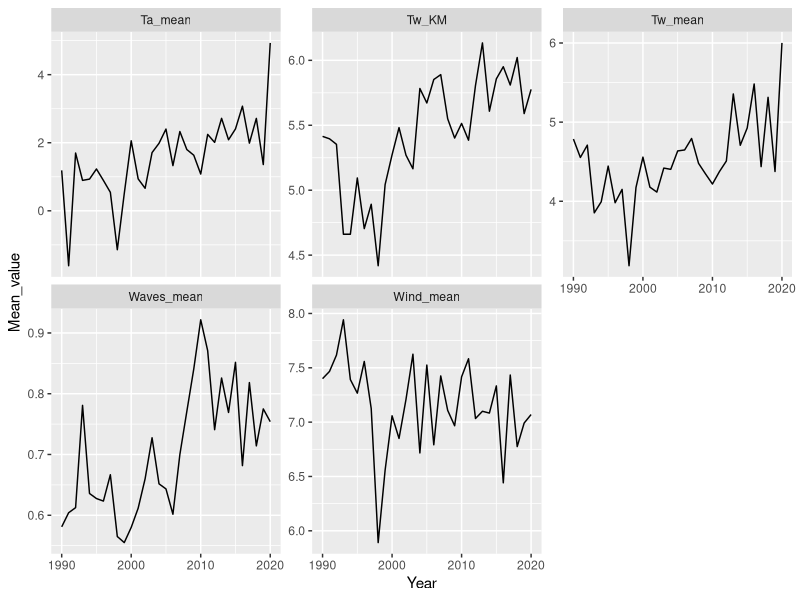
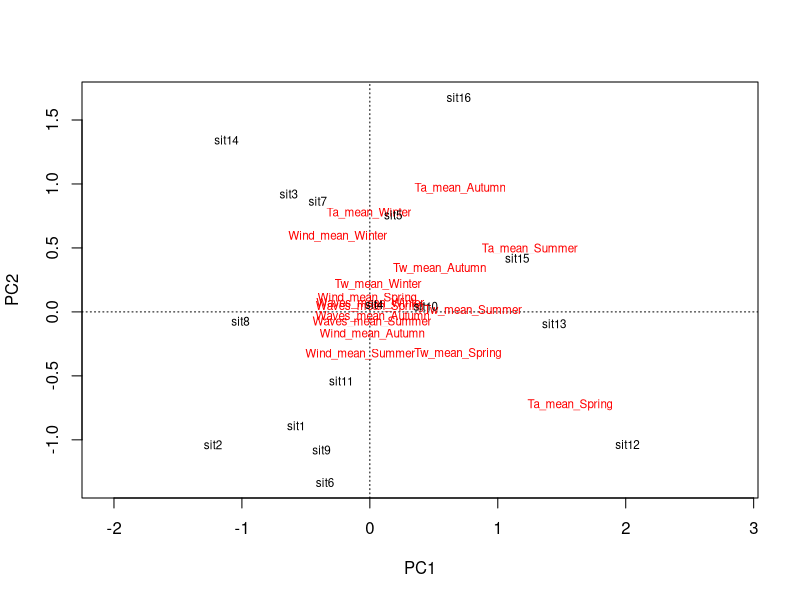
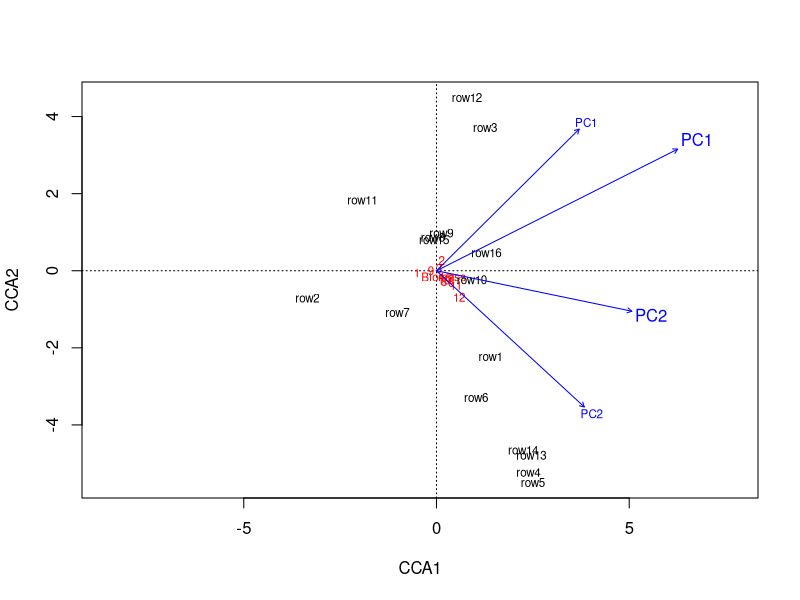

These charts were generated, in order, by the following R code: (Note: this script raises an error after producing the figures.)
library(readxl)
library(dplyr)
library(reshape2)
library(broom)
library(ggplot2)


Ya <- read_excel("Data/Ya_lit_initial_data.xlsx")

str(Ya)

unique(Ya$Frame_area)


# делаем матрицу с количеством изученных мидий
Ya_count <- dcast(Year + Sample + Part_studied + Frame_area + Include  ~ Age, data = Ya)

# делаем матрицу численностей на квадратный метр
Ya_count[ , 6 : ncol(Ya_count)] <- Ya_count[ , 6 : ncol(Ya_count)] / Ya_count$Part_studied / Ya_count$Frame_area

# убираем мидий из 2002 года
Ya_count <- Ya_count %>% 
  filter(Include == 1)

Ya_count[Ya_count$Year == 2002 & Ya_count$Sample %in% c(2, 4), 6 : 8] <- NA

Ya_count[Ya_count$Year == 2002 & Ya_count$Sample %in% c(3, 5), 10 : 12] <- NA

Ya_count <- 
Ya_count %>% 
  group_by(Year, Sample) %>% 
  summarise_at(vars(- c(Part_studied,  Frame_area, Include)),.funs = sum)

# возвращаемся к "длинному" построчному формату
Ya_N <- melt(Ya_count, id.vars = c("Year", "Sample"), variable.name = "Age", value.name = "N") 

str(Ya_N)

# добавляем столбик с генерацией
Ya_N <- 
  Ya_N %>% 
  mutate(Generation = Year - as.numeric(Age))

# считаем среднюю численность генерации для каждого года
Ya_gen <- 
  Ya_N %>% 
  group_by(Year, Generation, Age) %>% 
  summarise(mean_N = mean(N, na.rm = TRUE))
  # write.table("clipboard", sep = "\t")

# считаем среднюю численность вообще
Ya_N_sum <- 
  Ya_N %>% 
  group_by(Year, Sample) %>% 
  summarise(sum_N = sum(N, na.rm = TRUE)) 

Ya_N_mean <- 
  Ya_N_sum %>% 
  group_by(Year) %>% 
  summarise(mean_N = mean(sum_N, na.rm = TRUE))
  # write.table("clipboard", sep = "\t")


  
# round(dcast(Generation ~ Year, data = Ya_gen))
  


Ya_gen %>% 
  filter(mean_N > 0) %>%
  filter(Generation >= 1995 & Generation <= 2014) %>% 
  mutate(Age = as.numeric(Age)) -> df


# 
# df %>% 
#   filter(Generation == 2014)
# 


df_sample_size <- 
  df %>%  
  group_by(Generation) %>% 
  summarise(N = n())


  df %>% 
  merge(., df_sample_size) %>% 
  group_by(Generation) %>% 
  filter(Age>1) %>% #
  filter(N > 3) %>% 
  group_modify( ~ tidy(lm(log(mean_N + 1) ~ Age, data = .))) -> df_lm_filtered
  
  
  df_lm_filtered %>%
    filter(term == "(Intercept)") %>% 
    select(Generation, estimate) %>% 
    mutate(Anundance_0 = exp(estimate)) -> 
    recruitment

# добавляем возрастную структуру
Ya_count %>% 
  group_by(Year) %>% 
  summarise_at(vars(- c(Sample)),.funs = function(x)mean(x, na.rm = TRUE)) ->
  Age_str

# делаем датафрейм с биомассой 
YaB <- read_excel("Data/Ya_lit_initial_data_B.xlsx")
  
YaB %>% 
  select(Year, Biomass) %>% 
  group_by(Year) %>% 
  summarise(Biomass=mean(Biomass))->
  Biomass

# для merge переименовывыем generation в Year и убираем ln
recruitment %>% 
  select(-estimate) %>% 
  rename(Year=Generation) ->
  No
  
Myt_pop <- merge(Age_str, No, all.x = TRUE)

Myt_pop2 <- merge(Myt_pop, Biomass, all.x = TRUE)

# делаем ординацию





###### Данные по климатическим параметрам
clim <- read_excel("Data/climate_Murman.xlsx", sheet = "data_transposed", na = "NA")

# переводим в "длинный! формат 
clim_long <- 
  melt(clim, id.vars = c("Param",	"Param_Type",	"Month"), variable.name = "Year") %>% 
  filter(complete.cases(.)) %>% 
  mutate(Year = as.numeric(as.character(Year)))

# убираем солёность, тк она лажа
clim_long <- 
  clim_long %>% 
  filter(Param_Type != "Sal_mean")

# выделяем сезоны, данные по декабрю взяты за предыдущий календ. год, они закодированы как -12 
clim_long <- 
  clim_long %>% 
  mutate(Season = case_when(Month %in% 7:8 ~ "Summer",
                            Month %in% 9:11 ~ "Autumn",
                            Month %in% c(-12, 1:4) ~ "Winter",
                            Month %in% 5:6 ~ "Spring")) %>% 
  filter(complete.cases(.))

# лето июль-август
# Осень сентябрь-ноябрь
# зима декабрь-апрель
# весна май-июнь



# Динамика среднегоовых значений параметров - график
clim_long %>% 
  group_by(Year, Param_Type) %>% 
  summarise(Mean_value = mean(value, na.rm = T)) %>% 
  ggplot(., aes(x= Year, y =  Mean_value)) +
  geom_line() +
  facet_wrap(~Param_Type, scales = "free_y")

  
## Подбираем оптимальную модель методом BioEnv

library(vegan)

# переводим обратно в широкий формат, создаём датафрейм предикторов
clim_long %>% 
  group_by(Year, Season, Param_Type) %>% 
  summarise(Mean_value = mean(value, na.rm = T)) %>% 
  dcast(Year ~ Param_Type + Season) ->
  predictors

# берём те годы, для которых рассчитано N0 
predictors %>% 
  filter(Year %in% Myt_pop2$Year) ->
  predictors_reduced

# удаляем данные по Кольскому меридиану
predictors_reduced <- 
  predictors_reduced %>% 
  select(-c(Tw_KM_Autumn, Tw_KM_Spring, Tw_KM_Summer, Tw_KM_Winter))

Myt_pop3 <- Myt_pop2 %>% select(-Anundance_0)

# Myt_pop3 <- Myt_pop2 %>% filter(complete.cases(.))


# рисуем популяционную ординацию

clim_pca <- rda(predictors_reduced[, -1])

summary(clim_pca)

plot(clim_pca)

PC_scores <- as.data.frame(scores(clim_pca)$sites)



pop_ord <- cca(Myt_pop3[,-1] ~ ., data = PC_scores)

plot(pop_ord)

anova(pop_ord)

env_fit <- envfit(pop_ord ~ ., data = PC_scores)

plot(env_fit)



# представляем временной ряд в виде матрицы эвклидовых расстояний 
recruitment_dist <- vegdist(recruitment[,2], method = "euclidean")

# процедура bioenv, которая позволяет подобрать наиболее КОНГРУЭНТНУЮ матрицу предиктов, которая будет максимально подобна матрице эвклидовых расстояний между N0
bioenv_results <- bioenv(recruitment_dist, predictors_reduced[, -1],  metric = "euclidean")



### Визуализация связи с предикторами из оптимальной модели     

recruitment2 <- data.frame(Year = recruitment$Generation, variable = "Recruitment", value = recruitment$Anundance_0)

# рисуем первичные данные
predictors_reduced %>% 
  select(Year, Ta_mean_Spring, Tw_mean_Spring, Wind_mean_Spring, Wind_mean_Winter) %>% melt(., id.vars = "Year") %>% rbind(., recruitment2) %>% 
  ggplot(., aes(x = Year, y = value)) +
  geom_line() +
  facet_wrap(~variable, scales = "free_y") 

# рисуем зависимоть значений logNo от температуры воды весной
predictors_reduced %>% 
  select(Year, Ta_mean_Spring, Tw_mean_Spring, Wind_mean_Spring, Wind_mean_Winter) %>% melt(., id.vars = "Year") %>%
  rbind(., recruitment2) %>% 
  dcast(Year ~ variable) %>%  
  ggplot(., aes(x = Tw_mean_Spring, y = log(Recruitment))) +
  geom_text(aes(label = Year))

# рисуем зависимоть значений logNo от температуры воздуха весной
predictors_reduced %>% 
  select(Year, Ta_mean_Spring, Tw_mean_Spring, Wind_mean_Spring, Wind_mean_Winter) %>% melt(., id.vars = "Year") %>%
  rbind(., recruitment2) %>% 
  dcast(Year ~ variable) %>%  
  ggplot(., aes(x = Ta_mean_Spring, y = log(Recruitment))) +
  geom_text(aes(label = Year))

# рисуем зависимоть значений logNo от скорости ветра весной
predictors_reduced %>% 
  select(Year, Ta_mean_Spring, Tw_mean_Spring, Wind_mean_Spring, Wind_mean_Winter) %>% melt(., id.vars = "Year") %>%
  rbind(., recruitment2) %>% 
  dcast(Year ~ variable) %>%  
  ggplot(., aes(x = Wind_mean_Spring, y = log(Recruitment))) +
  geom_text(aes(label = Year))

# рисуем зависимоть значений logNo от скорости ветра зимой
predictors_reduced %>% 
  select(Year, Ta_mean_Spring, Tw_mean_Spring, Wind_mean_Spring, Wind_mean_Winter) %>% melt(., id.vars = "Year") %>%
  rbind(., recruitment2) %>% 
  dcast(Year ~ variable) %>%  
  ggplot(., aes(x = Wind_mean_Winter, y = log(Recruitment))) +
  geom_text(aes(label = Year))

# оцениваем значимость мантеловской корреляции
perm_binv <- c(1:100)
varespec <- recruitment[,2]
varechem <- predictors_reduced[,-1]

for (i in 1:99)
{
  perm_num <- sample(1:nrow(varespec))
  perm_com <- varespec[perm_num,]
  perm_i <- bioenv(perm_com, varechem)
  
  manteltop <- length(perm_i$models)
  est <- c(1:manteltop)
  for (j in 1:ncol(varechem)) est[j] <- perm_i$models[[j]]$est
  perm_binv[i] <- max(est)
  cat("interation", i, "\n")
}

# кладём результаты исходного анализа в переменную BioEnv
BioEnv <- bioenv_results


manteltop <- length(BioEnv$models)

estim <- c(1:manteltop)
for (j in 1:ncol(varechem)) estim[j] <- BioEnv$models[[j]]$est
perm_binv[100] <- max(estim)

perm_binv <- data.frame(perm_i = perm_binv)

p = length(perm_binv[perm_binv[,1] >= perm_binv[100,1],1]) /
  nrow(perm_binv)
